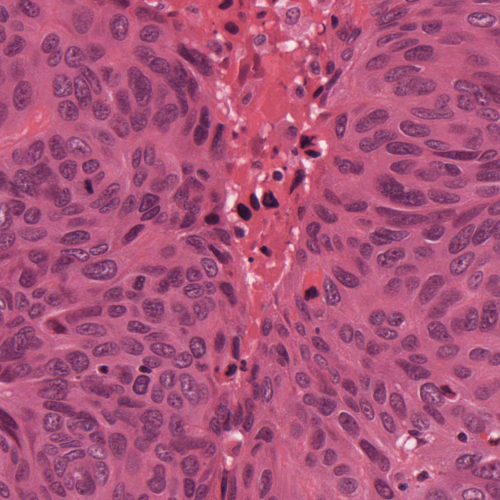
#> input picture figures/Histology nuclei/TCGA-18-5592-01Z-00-DX1.tif, 1000 x 1000 px, found by its file name (shown at 1/2 size)
$ jupyter execute zadanie2.ipynb
#> lines starting #> are read from the running program, lines starting #| are printed output that depends on the picture
### src/utils.py
"""
A collection of Python functions and classes
"""


import cv2
import numpy as np
from typing import Any, Tuple, List
from matplotlib import pyplot as plt


__author__ = "Erik Matovic"
__version__ = "1.0"
__email__ = "xmatovice@stuba.sk"
__status__ = "Development"


# [67 lines left out: functions gamma_coorection, equalize_hist, plt_img, calc_histogram_show, not called in this run]

def show_img(img: cv2.Mat, txt: str) -> None:
    """
    Show images
    :param: img - image
    :param: txt - text of a window
    """
    cv2.imshow(txt, img)
    cv2.waitKey(0)
    cv2.destroyAllWindows()

def resize_img(img: cv2.Mat, scale_percent: int) -> cv2.Mat:
    """
    Resizing images.
    :param: img - image
    :param: scale_percent - percent by which the image is resized
    :return: Resized image
    """
    # calculate the scale percent of original dimensions
    width = int(img.shape[1] * scale_percent / 100)
    height = int(img.shape[0] * scale_percent / 100)

    # dsize
    dsize = (width, height)

    img_resize = cv2.resize(img, dsize)
    return img_resize

### src/zadanie2.ipynb
# Histology image correction / enhancement
Erik Matovič

[cell 1]
import cv2
from matplotlib import pyplot as plt
from utils import show_img, resize_img

print(cv2.__version__)

## 1. Preprocessing

[cell 2]
img1 = cv2.imread('/home/erik/FIIT/2_Ing/2_semester/PVID/zadanie2/figures/Histology nuclei/TCGA-18-5592-01Z-00-DX1.tif')
#> img1 is the input picture: shape (1000, 1000, 3); mean B, G, R 122.7, 83.7, 170.4
img2 = cv2.imread('/home/erik/FIIT/2_Ing/2_semester/PVID/zadanie2/figures/Histology nuclei/TCGA-21-5784-01Z-00-DX1.tif')
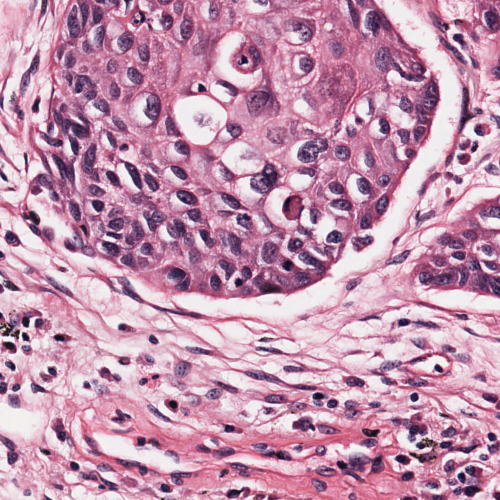
#> input picture figures/Histology nuclei/TCGA-21-5784-01Z-00-DX1.tif, 1000 x 1000 px, found by its file name (shown at 1/2 size)
#> img2 is the input picture: shape (1000, 1000, 3); mean B, G, R 173.5, 146.7, 194
img3 = cv2.imread('/home/erik/FIIT/2_Ing/2_semester/PVID/zadanie2/figures/Histology nuclei/TCGA-21-5786-01Z-00-DX1.tif')
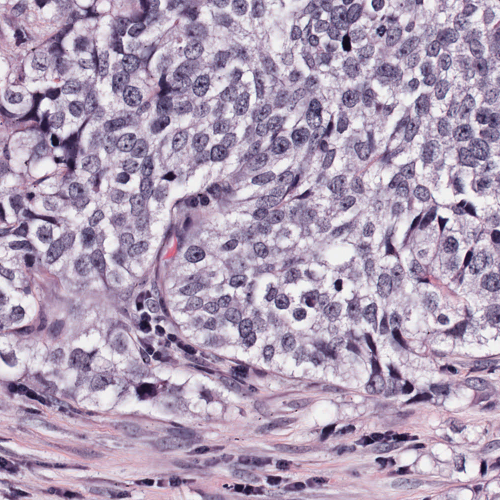
#> input picture figures/Histology nuclei/TCGA-21-5786-01Z-00-DX1.tif, 1000 x 1000 px, found by its file name (shown at 1/2 size)
#> img3 is the input picture: shape (1000, 1000, 3); mean B, G, R 182.5, 156.5, 175.5
img4 = cv2.imread('/home/erik/FIIT/2_Ing/2_semester/PVID/zadanie2/figures/Histology nuclei/TCGA-38-6178-01Z-00-DX1.tif')
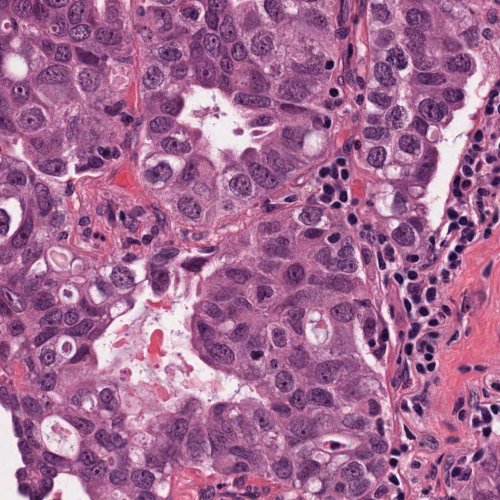
#> input picture figures/Histology nuclei/TCGA-38-6178-01Z-00-DX1.tif, 1000 x 1000 px, found by its file name (shown at 1/2 size)
#> img4 is the input picture: shape (1000, 1000, 3); mean B, G, R 148.4, 106.3, 165.1
img5 = cv2.imread('/home/erik/FIIT/2_Ing/2_semester/PVID/zadanie2/figures/Histology nuclei/TCGA-49-4488-01Z-00-DX1.tif')
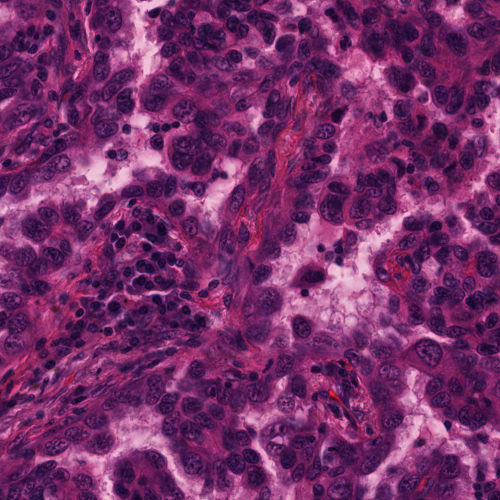
#> input picture figures/Histology nuclei/TCGA-49-4488-01Z-00-DX1.tif, 1000 x 1000 px, found by its file name (shown at 1/2 size)
#> img5 is the input picture: shape (1000, 1000, 3); mean B, G, R 105.4, 47.5, 118.6
img6 = cv2.imread('/home/erik/FIIT/2_Ing/2_semester/PVID/zadanie2/figures/Histology nuclei/TCGA-50-5931-01Z-00-DX1.tif')
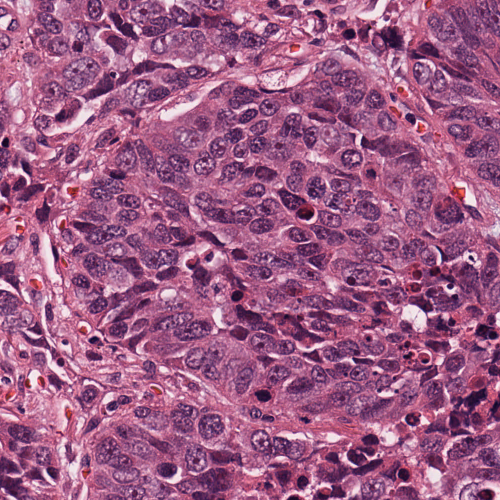
#> input picture figures/Histology nuclei/TCGA-50-5931-01Z-00-DX1.tif, 1000 x 1000 px, found by its file name (shown at 1/2 size)
#> img6 is the input picture: shape (1000, 1000, 3); mean B, G, R 134.7, 93.3, 158.7

show_img(img1, 'img1')
show_img(img2, 'img2')
show_img(img3, 'img3')
show_img(img4, 'img4')
show_img(img5, 'img5')
show_img(img6, 'img6')

Resizing images:

[cell 3]
img1_resize = resize_img(img1, 50)
img2_resize = resize_img(img2, 50)
#> call 2 of resize_img, with scale_percent = 50
#> in resize_img (call 2), `img_resize = cv2.resize(img, dsize)`:
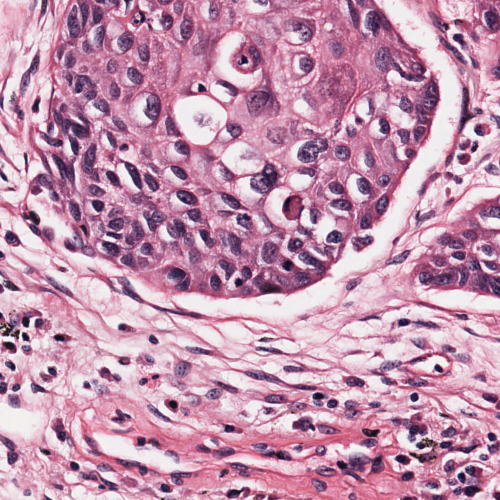
#> img_resize: shape (500, 500, 3); mean B, G, R 173.6, 146.8, 194.1
img3_resize = resize_img(img3, 50)
#> call 3 of resize_img, with scale_percent = 50
#> in resize_img (call 3), `img_resize = cv2.resize(img, dsize)`:
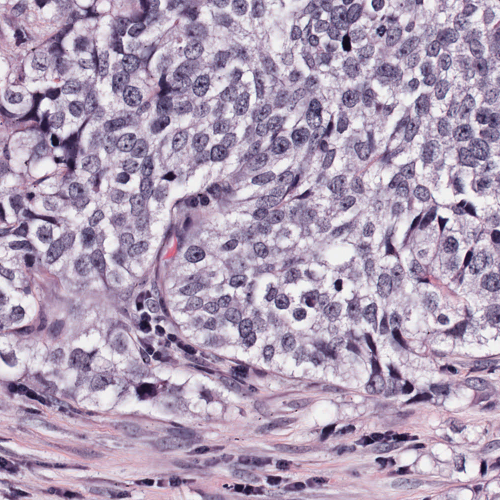
#> img_resize: shape (500, 500, 3); mean B, G, R 182.7, 156.6, 175.6
img4_resize = resize_img(img4, 50)
#> call 4 of resize_img, with scale_percent = 50
#> in resize_img (call 4), `img_resize = cv2.resize(img, dsize)`:
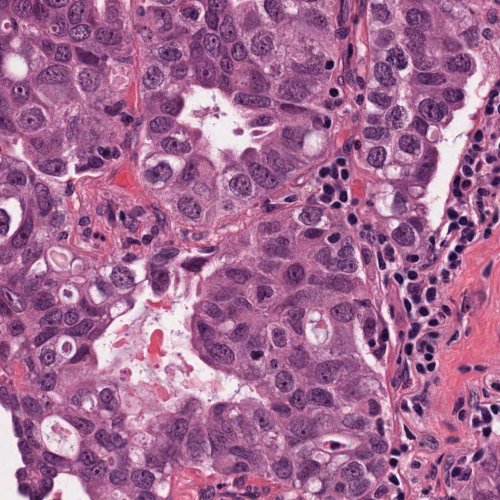
#> img_resize: shape (500, 500, 3); mean B, G, R 148.5, 106.5, 165.3
img5_resize = resize_img(img5, 50)
#> in resize_img (call 5), `img_resize = cv2.resize(img, dsize)`:
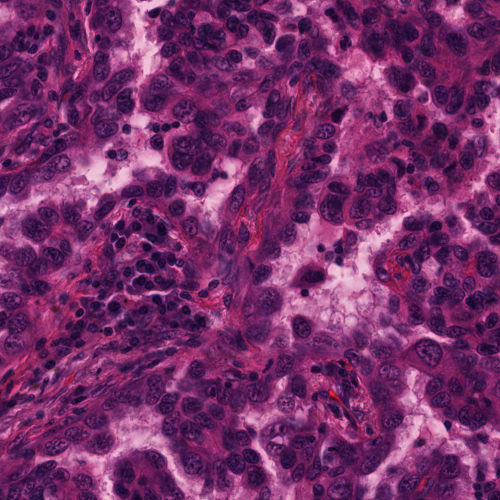
#> img_resize: shape (500, 500, 3); mean B, G, R 105.5, 47.6, 118.7
img6_resize = resize_img(img6, 50)
#> in resize_img (call 6), `img_resize = cv2.resize(img, dsize)`:
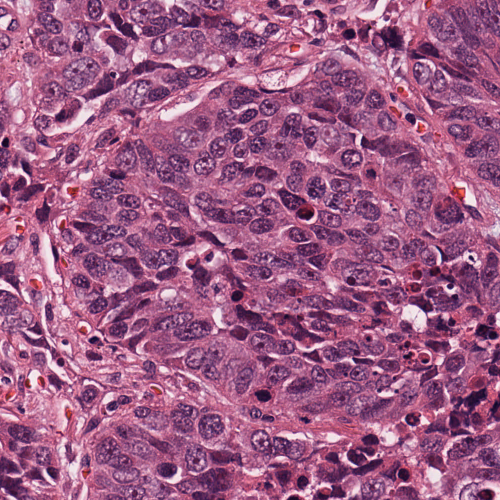
#> img_resize: shape (500, 500, 3); mean B, G, R 134.8, 93.4, 158.9

show_img(img1_resize, 'img1_resize')
show_img(img2_resize, 'img2_resize')
show_img(img3_resize, 'img3_resize')
show_img(img4_resize, 'img4_resize')
show_img(img5_resize, 'img5_resize')
show_img(img6_resize, 'img6_resize')

[cell 4]
plt.figure()
f, axarr = plt.subplots(2,3)

img1_rgb = cv2.cvtColor(img1_resize, cv2.COLOR_BGR2RGB)
img2_rgb = cv2.cvtColor(img2_resize, cv2.COLOR_BGR2RGB)
img3_rgb = cv2.cvtColor(img3_resize, cv2.COLOR_BGR2RGB)
img4_rgb = cv2.cvtColor(img4_resize, cv2.COLOR_BGR2RGB)
img5_rgb = cv2.cvtColor(img5_resize, cv2.COLOR_BGR2RGB)
img6_rgb = cv2.cvtColor(img6_resize, cv2.COLOR_BGR2RGB)

axarr[0][0].imshow(img1_rgb)
axarr[0][1].imshow(img2_rgb)
axarr[0][2].imshow(img3_rgb)
axarr[1][0].imshow(img4_rgb)
axarr[1][1].imshow(img5_rgb)
axarr[1][2].imshow(img6_rgb)

axarr[0][0].set_title('Image 1')
axarr[0][1].set_title('Image 2')
axarr[0][2].set_title('Image 3')
axarr[1][0].set_title('Image 4')
axarr[1][1].set_title('Image 5')
axarr[1][2].set_title('Image 6')

axarr[0][0].axis('off')
axarr[0][1].axis('off')
axarr[0][2].axis('off')
axarr[1][0].axis('off')
axarr[1][1].axis('off')
axarr[1][2].axis('off')

plt.show()

Bilateral filter:

[cell 5]
img1_bilateral = cv2.bilateralFilter(src=img1_resize, d=10, sigmaColor=100, sigmaSpace=100, borderType=cv2.BORDER_DEFAULT)
img2_bilateral = cv2.bilateralFilter(src=img2_resize, d=10, sigmaColor=100, sigmaSpace=100, borderType=cv2.BORDER_DEFAULT)
img3_bilateral = cv2.bilateralFilter(src=img3_resize, d=10, sigmaColor=100, sigmaSpace=100, borderType=cv2.BORDER_DEFAULT)
img4_bilateral = cv2.bilateralFilter(src=img4_resize, d=10, sigmaColor=100, sigmaSpace=100, borderType=cv2.BORDER_DEFAULT)
img5_bilateral = cv2.bilateralFilter(src=img5_resize, d=10, sigmaColor=100, sigmaSpace=100, borderType=cv2.BORDER_DEFAULT)
img6_bilateral = cv2.bilateralFilter(src=img6_resize, d=10, sigmaColor=100, sigmaSpace=100, borderType=cv2.BORDER_DEFAULT)

show_img(img1_bilateral, 'img1_bilateral')
show_img(img2_bilateral, 'img2_bilateral')
show_img(img3_bilateral, 'img3_bilateral')
show_img(img4_bilateral, 'img4_bilateral')
show_img(img5_bilateral, 'img5_bilateral')
show_img(img6_bilateral, 'img6_bilateral')

[cell 6]
plt.figure()
f, axarr = plt.subplots(2,3)

img1_rgb = cv2.cvtColor(img1_bilateral, cv2.COLOR_BGR2RGB)
img2_rgb = cv2.cvtColor(img2_bilateral, cv2.COLOR_BGR2RGB)
img3_rgb = cv2.cvtColor(img3_bilateral, cv2.COLOR_BGR2RGB)
img4_rgb = cv2.cvtColor(img4_bilateral, cv2.COLOR_BGR2RGB)
img5_rgb = cv2.cvtColor(img5_bilateral, cv2.COLOR_BGR2RGB)
img6_rgb = cv2.cvtColor(img6_bilateral, cv2.COLOR_BGR2RGB)

axarr[0][0].imshow(img1_rgb)
axarr[0][1].imshow(img2_rgb)
axarr[0][2].imshow(img3_rgb)
axarr[1][0].imshow(img4_rgb)
axarr[1][1].imshow(img5_rgb)
axarr[1][2].imshow(img6_rgb)

axarr[0][0].set_title('Image 1')
axarr[0][1].set_title('Image 2')
axarr[0][2].set_title('Image 3')
axarr[1][0].set_title('Image 4')
axarr[1][1].set_title('Image 5')
axarr[1][2].set_title('Image 6')

axarr[0][0].axis('off')
axarr[0][1].axis('off')
axarr[0][2].axis('off')
axarr[1][0].axis('off')
axarr[1][1].axis('off')
axarr[1][2].axis('off')

plt.show()
